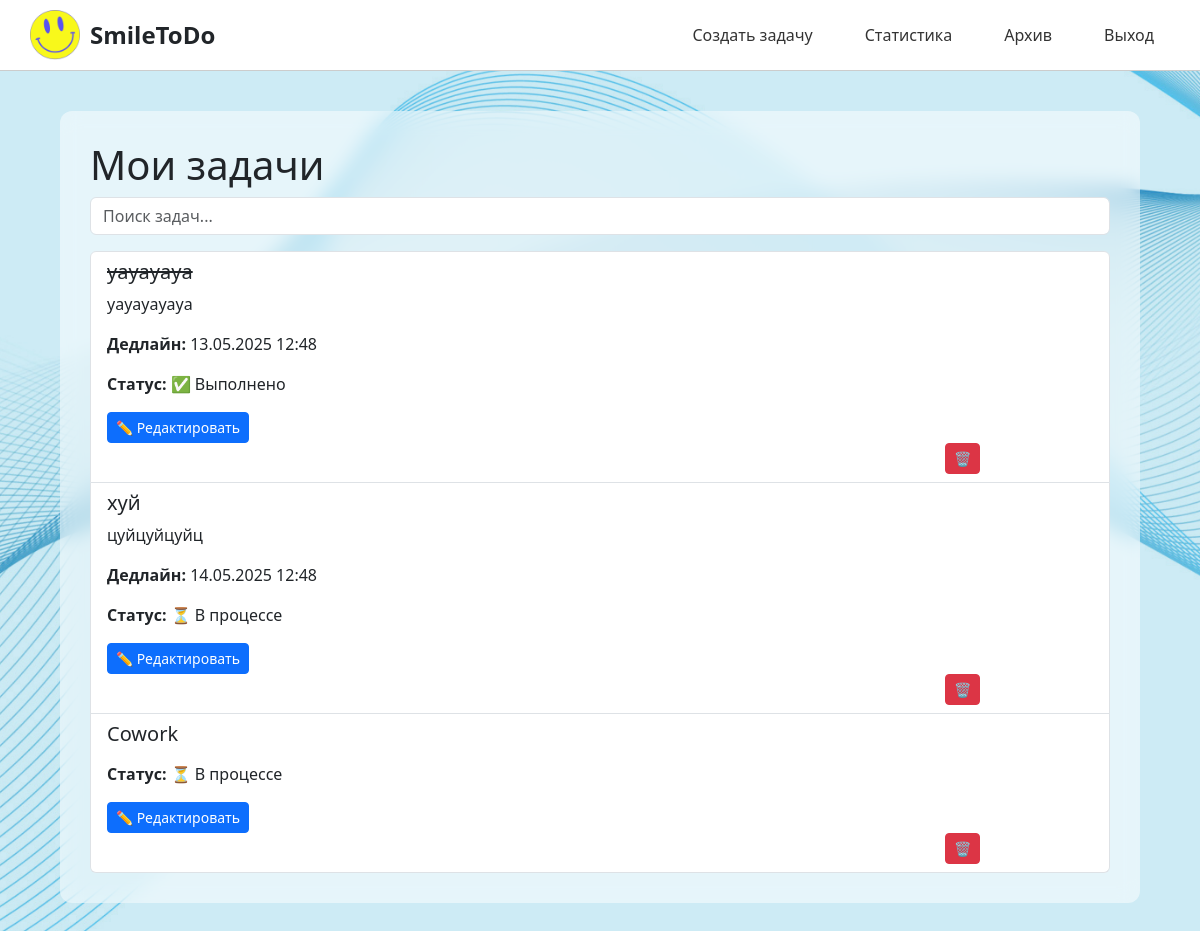
The page / (signed in) on the database its author committed.
### todoapp/models.py (models this page shows, shortened)
class Task(models.Model):
    user = models.ForeignKey(User, on_delete=models.CASCADE, related_name="tasks")
    title = models.CharField(max_length=255)
    description = models.TextField(blank=True)
    completed = models.BooleanField(default=False)
    image = models.ImageField(upload_to='task_images/', blank=True, null=True)
    deadline = models.DateTimeField(blank=True, null=True)
    important = models.BooleanField(default=False)
    is_archived = models.BooleanField(default=False)
    created_at = models.DateTimeField(auto_now_add=True)
    updated_at = models.DateTimeField(auto_now=True)
    shared_with = models.ManyToManyField(User, related_name='shared_tasks', blank=True)

### todoapp/views.py (the view)
# urls.py: path('', views.task_list, name='task_list'),
@login_required
def task_list(request):
    tasks = Task.objects.filter(user=request.user, is_archived=False)
    now = timezone.now()
    for task in tasks:
        if task.deadline and task.deadline < now and not task.completed:
            task.is_archived = True
            task.save()
    tasks = Task.objects.filter(user=request.user, is_archived=False).order_by('-important', 'completed', '-deadline')
    tasks = Task.objects.filter(
        Q(user=request.user) | Q(shared_with=request.user),
        is_archived=False).distinct()
    query = request.GET.get('q')
    if query:
        tasks = tasks.filter(title__icontains=query)
    now = timezone.now()
    soon = now + timedelta(hours=24)
    urgent_list = []
    for task in tasks:
        task.is_urgent = False
        if task.deadline and now < task.deadline <= now + timedelta(hours=24) and not task.completed:
            task.is_urgent = True
            urgent_list.append({
                'title': task.title,
                'due': task.deadline.strftime("%d.%m.%Y %H:%M")
            })
    return render(request, 'todoapp/task_list.html',
                   {'tasks': tasks,
                    'urgent_tasks': json.dumps(urgent_list, ensure_ascii=False)})

### templates/todoapp/task_list.html (shortened to what this page needs)
{% extends 'todoapp/base.html' %}
{% block content %}
<h1>Мои задачи</h1>
<form method="get" class="mb-3">
    <input  type="text" name="q" class="form-control" placeholder="Поиск задач..." value="{{ request.GET.q }}">
</form>
{% if tasks %}
    <div class="list-group">
        {% for task in tasks %}
            <div class="list-group-item">
                <h5>
                    {% if task.completed %}
                        <s>{{ task.title }}
                        </s>
                    {% else %}
                        {{ task.title }}
                    {% endif %}
                </h5>
                <p>{{ task.description }}</p>
                {% if task.deadline %}
                    <p><strong>Дедлайн:</strong> {{ task.deadline|date:"d.m.Y H:i" }}</p>
                {% endif %}
                <p><strong>Статус:</strong> {% if task.completed %}✅ Выполнено{% else %}⏳ В процессе{% endif %}</p>
                <a href="{% url 'task_update' task.pk %}" class="btn btn-sm btn-primary">✏️ Редактировать</a>
                <a href="{% url 'task_delete' task.pk %}" class="btn btn-sm btn-danger delete">🗑️</a>
            </div>
        {% endfor %}
    </div>
{% else %}
    <p>Добавьте свою первую задачу!</p>
{% endif %}
{% endblock %}

### static/todoapp/style.css (style rules this page uses)
body { background: url('/static/todoapp/background.jpg') no-repeat center center fixed; background-size: cover; margin: 0; font-family: 'Segoe UI', sans-serif; }
h1 { font-size: 32px; margin-bottom: 20px; }
@media screen and (max-width: 2560px) { .delete { margin-left: 85%; } }

### rows shown on the page
Task: title "уауауауа", description "уауауауауа", deadline "13.05.2025 12:48", completed "✅ Выполнено"
Task: title "хуй", description "цуйцуйцуйц", deadline "14.05.2025 12:48", completed "⏳ В процессе"
Task: title "Cowork", completed "⏳ В процессе"
